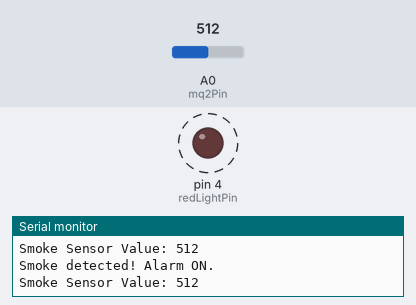
A sketch run on a simulated Arduino Uno, built with avr-gcc and run on an emulated ATmega328P. Shown: output pins drawn as LEDs (lit = HIGH), the last lines printed to the serial monitor. Dashed ring = blinking. The inputs (shaded band) are chosen by the test bench; at power-on: A0 (mq2Pin) = 512.

Above: at 1.3 s.
1.4 s: A0 (mq2Pin) set to 316
4.4 s: A0 (mq2Pin) set to 288
At 5.5 s:
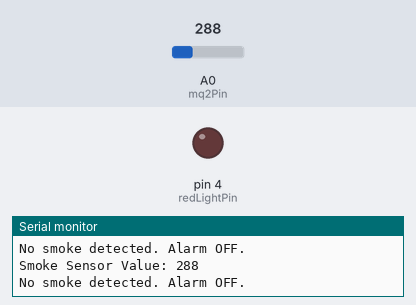
6.1 s: A0 (mq2Pin) set to 306
At 6.26 s:
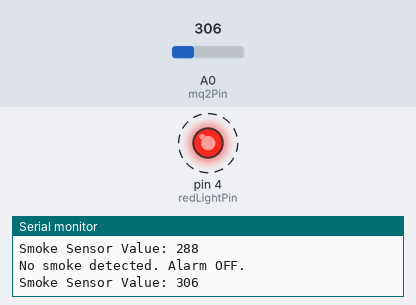
9.1 s: A0 (mq2Pin) set to 290
At 9.7 s:
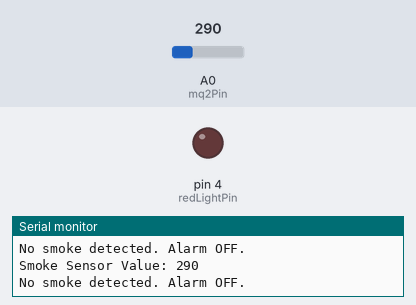
Timing chart, 0 to 11.6 s (numbered marks = the images above; inputs shaded):
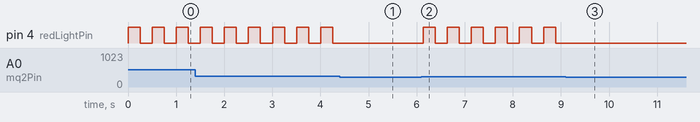

Measured:
- the behaviour switches between 301 and 300 on A0 (mq2Pin) (found by bisection; images 0 and 1)
- after the input at 4.4 s, pin 4 (redLightPin): stops changing and stays LOW
- after the input at 6.1 s, pin 4 (redLightPin): alternates HIGH for 0.25 s and LOW for 0.25 s, starting at once
- after the input at 9.1 s, pin 4 (redLightPin): stops changing and stays LOW
- by itself, pin 4 (redLightPin): alternates HIGH for 0.25 s and LOW for 0.25 s

The sketch:

smoke-alaram.ino
```cpp
// Pin assignments
const int mq2Pin = A0;       // MQ-2 sensor connected to analog pin A0
//const int buzzerPin = 3;     // Buzzer connected to digital pin 3
const int redLightPin = 4;   // Red LED connected to digital pin 4

// Threshold value
const int smokeThreshold = 300; // Adjust based on the sensor value for detecting smoke

void setup() {
  pinMode(mq2Pin, INPUT);
 // pinMode(buzzerPin, OUTPUT);
  pinMode(redLightPin, OUTPUT);

 // digitalWrite(buzzerPin, LOW); // Ensure the buzzer is off initially
  digitalWrite(redLightPin, LOW); // Ensure the red light is off initially

  Serial.begin(9600); // For debugging
}

void loop() {
  // Read the MQ-2 sensor value
  int smokeValue = analogRead(mq2Pin);
  Serial.print("Smoke Sensor Value: ");
  Serial.println(smokeValue);

  // Trigger alarm if smoke is detected
  if (smokeValue > smokeThreshold) {
   // digitalWrite(buzzerPin, HIGH); // Turn on the buzzer

    // Make the red light blink
    digitalWrite(redLightPin, HIGH);
    delay(250); // Light on for 250ms
    digitalWrite(redLightPin, LOW);
    delay(250); // Light off for 250ms

    Serial.println("Smoke detected! Alarm ON.");
  } else {
   // digitalWrite(buzzerPin, LOW); // Turn off the buzzer
    digitalWrite(redLightPin, LOW); // Turn off the red light
    Serial.println("No smoke detected. Alarm OFF.");
    delay(100); // Small delay to stabilize readings
  }
}
```
